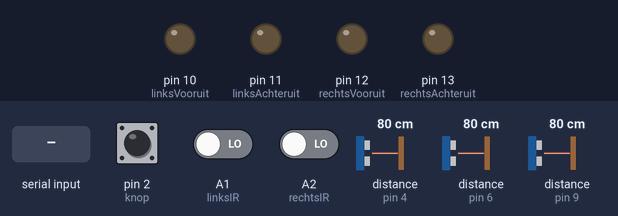
The sketch below on a simulated Arduino Uno, built with avr-gcc and run on an emulated ATmega328P. Parts: output pins drawn as LEDs (lit = HIGH). Inputs (shaded band) come from the test bench; at power-on: pin 2 (knop) LOW, A1 (linksIR) LOW, A2 (rechtsIR) LOW, distance to the obstacle (sensors on pin 4, pin 6, pin 9) 80 cm. The echo pulse lasts 58.3 µs per cm; pins used as bus, display or sensor lines are not drawn; what the sketch prints to the serial monitor is not drawn.

Above: at 1.2 s.
1.3 s: pin 2 (knop) pulled HIGH for 0.15 s
At 1.38 s:
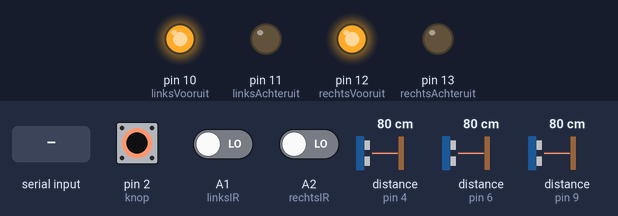
2.9 s: byte 2 (2) received over Serial
At 3.2 s:
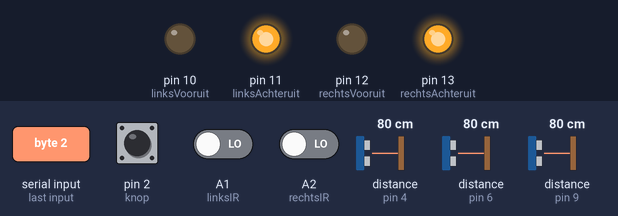
4.4 s: byte 3 (3) received over Serial
At 5.6 s:
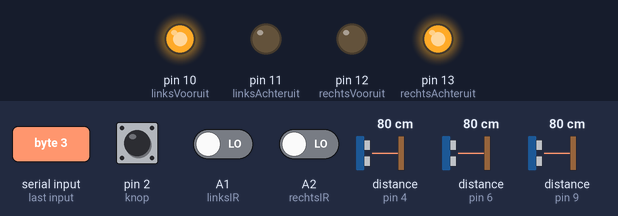
5.9 s: pin 2 (knop) pulled HIGH for 3.2 s
At 7.3 s:
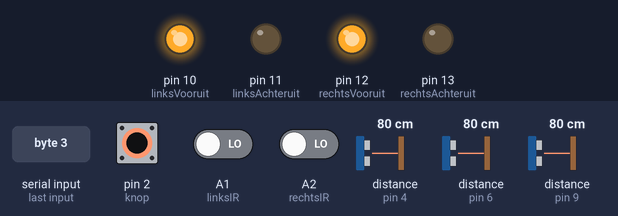
10.6 s: pin 2 (knop) driven HIGH and A1 (linksIR) driven HIGH and A2 (rechtsIR) driven HIGH
At 11.23 s:
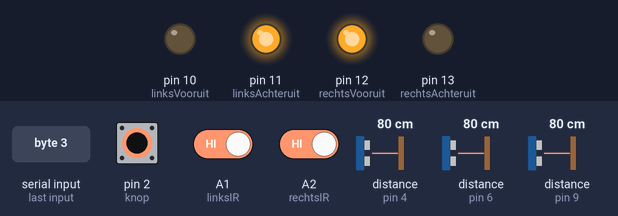
13.6 s: pin 2 (knop) driven LOW
At 14.4 s:
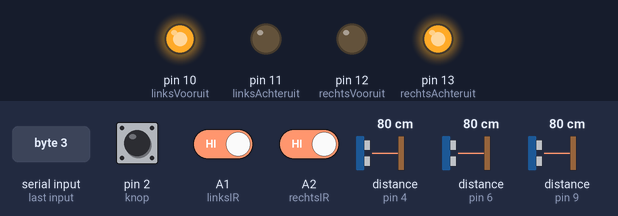
Timing chart, 0 to 16.3 s (numbered marks = the images above; inputs shaded):
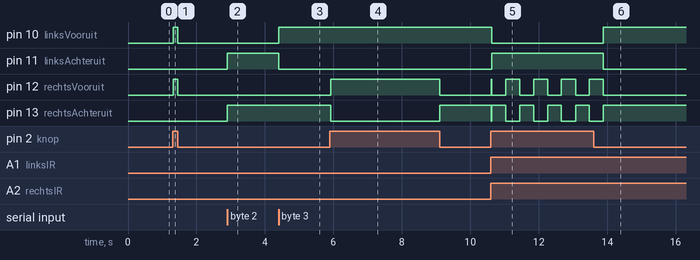

Measured:
- after the input at 1.3 s, pin 10 (linksVooruit), pin 12 (rechtsVooruit): LOW → HIGH at once, → LOW 0.14 s later
- after the input at 2.9 s, pin 11 (linksAchteruit), pin 13 (rechtsAchteruit): LOW → HIGH at once
- after the input at 4.4 s, pin 10 (linksVooruit): LOW → HIGH at once; pin 11 (linksAchteruit): HIGH → LOW at once
- after the input at 5.9 s, pin 12 (rechtsVooruit): LOW → HIGH at once, → LOW 3.2 s later; pin 13 (rechtsAchteruit): HIGH → LOW at once, → HIGH 3.2 s later
- after the input at 10.6 s, pin 10 (linksVooruit): HIGH → LOW at once; pin 11 (linksAchteruit): LOW → HIGH at once; pin 12 (rechtsVooruit): LOW → HIGH at once, then repeats every 0.82 s: LOW 0.40 s, HIGH 0.42 s; pin 13 (rechtsAchteruit): HIGH → LOW at once, then repeats every 0.82 s: HIGH 0.40 s, LOW 0.42 s
- after the input at 13.6 s, pin 10 (linksVooruit): LOW → HIGH after 0.28 s; pin 11 (linksAchteruit): HIGH → LOW after 0.28 s; pin 12 (rechtsVooruit): goes on until 13.9 s, then stays LOW; pin 13 (rechtsAchteruit): goes on until 13.9 s, then stays HIGH

The sketch:

autocode4Final.ino
```cpp
#define linksVooruit 10
#define linksAchteruit 11

#define rechtsVooruit 12
#define rechtsAchteruit 13

#define ultrasoonRechtsTrig 5
#define ultrasoonRechtsEcho 6
#define ultrasoonVoorTrig 3
#define ultrasoonVoorEcho 4
#define ultrasoonLinksTrig 8
#define ultrasoonLinksEcho 9
#define knop 2
//#define reed 7

  const int linksIR= A1;
  const int rechtsIR= A2;
  int time;
  int distance1;
  int distance2;
  int distance3;

  bool objectL= false;
  bool objectR= false;
  int esp = 0;
  int data=0;


void setup() {
  // put your setup code here, to run once:
  pinMode(3, OUTPUT);
  pinMode(2, INPUT);
  pinMode(4, INPUT);
  pinMode(5, OUTPUT);
  pinMode(6, INPUT);
 // pinMode(7, INPUT);
  pinMode(8, OUTPUT);
  pinMode(9, INPUT);
  pinMode(10, OUTPUT);
  pinMode(11, OUTPUT);
  pinMode(12, OUTPUT);
  pinMode(13, OUTPUT);
  pinMode(linksIR, INPUT);
  pinMode(rechtsIR, INPUT);
  Serial.begin(115200);


}

void loop() {
int detectL = digitalRead(linksIR);
    int detectR = digitalRead(rechtsIR);
  Serial.println(digitalRead(knop));
if(digitalRead(2)== HIGH){ // kijkt of de robot autonoom moet rijden of handmatig via een switch
  esp=0;

  // ultrasoon naar rechts
          digitalWrite (ultrasoonRechtsTrig, HIGH);
          delayMicroseconds (10);
          digitalWrite (ultrasoonRechtsTrig, LOW);
          time = pulseIn (ultrasoonRechtsEcho, HIGH);
          distance1 = (time * 0.034) / 2;

         //ultrasoon naar voren
          digitalWrite (ultrasoonVoorTrig, HIGH);
          delayMicroseconds (10);
          digitalWrite (ultrasoonVoorTrig, LOW);
          time = pulseIn (ultrasoonVoorEcho, HIGH);
          distance2 = (time * 0.034) / 2;

          // ultrasoon naar links
          digitalWrite (ultrasoonLinksTrig, HIGH);
          delayMicroseconds (10);
          digitalWrite (ultrasoonLinksTrig, LOW);
          time = pulseIn (ultrasoonLinksEcho, HIGH);
          distance3 = (time * 0.034) / 2;
        // voor de lijn en afgrond
// if(digitalRead(7)==LOW){
//  Stop();
//}else
if (detectR == 1 && detectL == 1) { // als beide ir-sensoren de rivier of een afgrond detecteren
        Achteruit();
        delay(400);
        Links();
        delay(400);
      } else if (detectL == 1 && detectR == 0) { // als de linker ir-sensor een rivier of afgrond detecteerd

      Rechts();
      }
      else if (detectR == 1 && detectL == 0) {   // als de rechter ir-sensor een rivier of afgrond detecteerd
        Links();
      }

      else if(distance2<10 && distance1<5) // als er een obstakel in de weg staat
        {
          Links();
        } else if(distance3<5 && distance2<10) // als er een obtakel in de weg staat
        {
          Rechts();
        } else if(distance2<10 && distance2>0) // als de ultrasoon sensor in het midden iets detecteert binnen 10cm
        {
          Rechts();
        } else if(distance1<5)  // als de rechter ultrasoon sensor iets detecteert binnen 5cm
        {
          Links();
        } else if(distance3<5) // als de linker ultrasoon sensor iets detecteert binnen 5cm
        {
          Rechts();
        } else if(distance1<5 && distance3<5) // als de linker en de rechter ultrasoon sensoren iets binnen 5cm detecteren
        {
          Achteruit();
          delay(300);
          Rechts();
          delay(900);
        } else
        {
          Vooruit();
        }

  }else if(esp==0){ // als de switch naar handmatig wordt gezet stopt de robot en wacht hij op verdere instructies
    Stop();
    esp=1;
  }else
  {
    if (Serial.available()>0){
  data=Serial.read();
  Serial.println(data);
    }
    if(data==1){ // als 1(Vooruit) wordt verstuurd via de esp gaat de robot vooruit
    Vooruit();
  } else if(data==2){ // als 2(Achteruit) wordt verstuurd via de esp gaat de robot vooruit
    Achteruit();
  } else if(data==3){ // als 3(Rechts) wordt verstuurd via de esp gaat de robot vooruit
    Rechts();
  } else if(data==4){ // als 4(Links) wordt verstuurd via de esp gaat de robot vooruit
    Links();
  } else if(data==0){ // als 0(stop) wordt verstuurd via de esp gaat de robot vooruit
    Stop();
  }

}
}

void Vooruit() {
  digitalWrite(linksVooruit, HIGH);
  digitalWrite(rechtsVooruit, HIGH);
  digitalWrite(linksAchteruit, LOW);
  digitalWrite(rechtsAchteruit, LOW);

}
void Achteruit() {
  digitalWrite(linksAchteruit, HIGH);
  digitalWrite(rechtsAchteruit, HIGH);
  digitalWrite(linksVooruit, LOW);
  digitalWrite(rechtsVooruit, LOW);

}
void Stop() {
  digitalWrite(linksAchteruit, LOW);
  digitalWrite(rechtsAchteruit, LOW);
  digitalWrite(linksVooruit, LOW);
  digitalWrite(rechtsVooruit, LOW);

}

void Links() {

  digitalWrite(rechtsVooruit, HIGH);
  digitalWrite(linksAchteruit, HIGH);
  digitalWrite(linksVooruit, LOW);
  digitalWrite(rechtsAchteruit, LOW);

}
void Rechts() {

  digitalWrite(rechtsVooruit, LOW);
  digitalWrite(linksAchteruit, LOW);
  digitalWrite(linksVooruit, HIGH);
  digitalWrite(rechtsAchteruit, HIGH);

}
```
